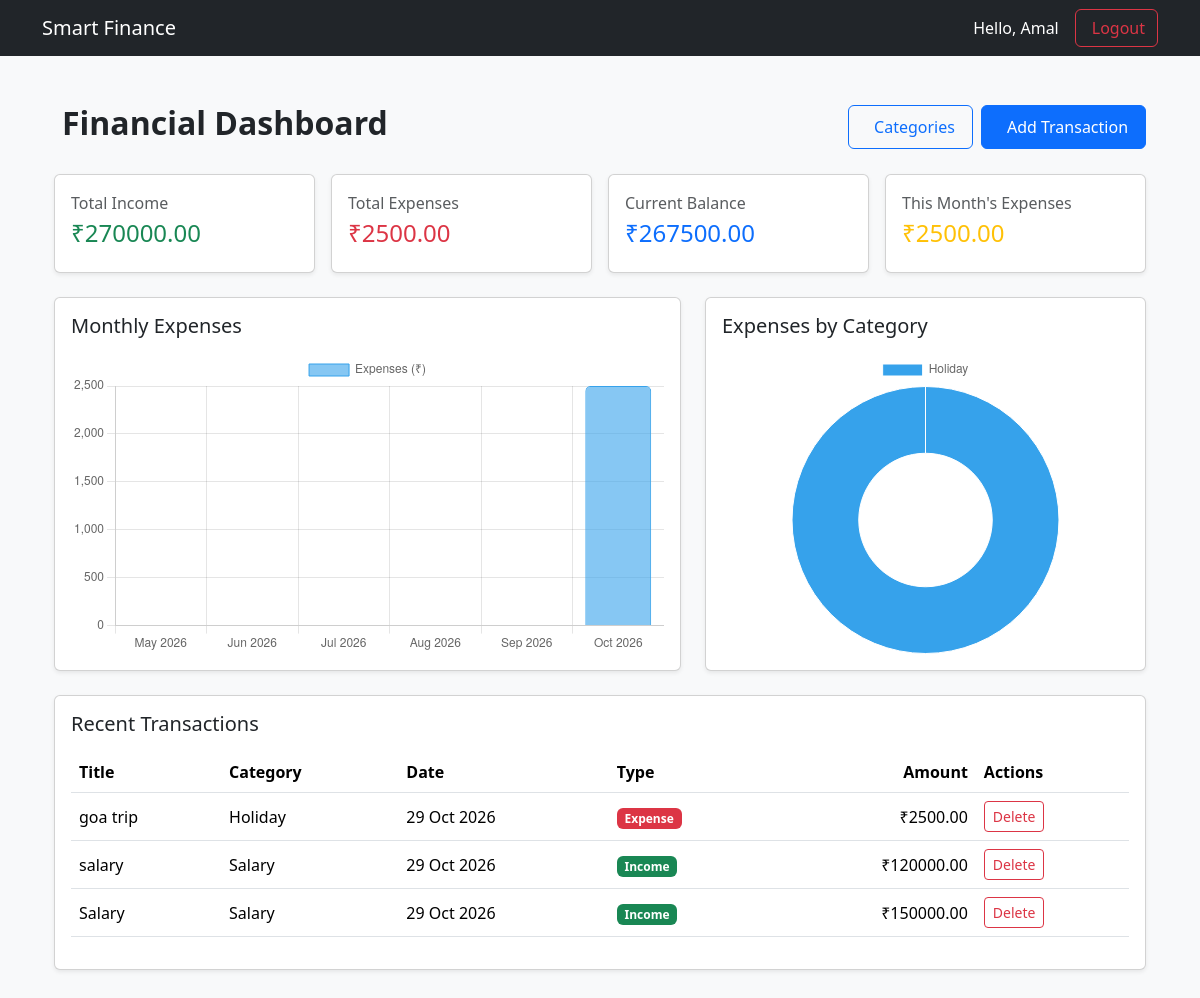
Screenshot of / (signed in) with the database file from the repository.
### budget/models.py (models this page shows, shortened)
class Transaction(models.Model):
    INCOME = "income"
    EXPENSE = "expense"
    TYPE_CHOICES = [(INCOME, "Income"),(EXPENSE, "Expense"),]
    user = models.ForeignKey(settings.AUTH_USER_MODEL,on_delete=models.CASCADE,related_name="transactions",)
    category = models.ForeignKey(Category,on_delete=models.PROTECT,related_name="transactions",)
    title = models.CharField(max_length=200)
    amount = models.DecimalField(max_digits=12, decimal_places=2)
    date = models.DateField()
    type = models.CharField(max_length=10, choices=TYPE_CHOICES)
    created_at = models.DateTimeField(auto_now_add=True)
    class Meta:
        ordering = ["-date", "-id"]

class Category(models.Model):
    user = models.ForeignKey(settings.AUTH_USER_MODEL,on_delete=models.CASCADE,related_name="categories",)
    name = models.CharField(max_length=100)
    spending_limit = models.DecimalField(max_digits=12,decimal_places=2,null=True,blank=True,)
    class Meta:
        constraints = [models.UniqueConstraint(fields=["user", "name"],name="unique_category_per_user",)]

### budget/views.py (the view)
# urls.py: path("", views.dashboard, name="dashboard"),
@login_required
def dashboard(request):
    user_transactions = Transaction.objects.filter(
        user=request.user
    )
    income = (
        user_transactions.filter(type="income")
        .aggregate(total=Sum("amount"))["total"]
        or 0
    )
    expenses = (
        user_transactions.filter(type="expense")
        .aggregate(total=Sum("amount"))["total"]
        or 0
    )
    balance = income - expenses
    today = date.today()
    current_month_transactions = user_transactions.filter(
        date__year=today.year,
        date__month=today.month,
    )
    monthly_expenses = (
        current_month_transactions.filter(type="expense")
        .aggregate(total=Sum("amount"))["total"]
        or 0
    )
    transactions = user_transactions.select_related(
        "category"
    ).order_by("-date", "-id")[:10]
    category_expenses = (
        user_transactions.filter(type="expense")
        .values("category__name")
        .annotate(total=Sum("amount"))
        .order_by("-total")
    )
    monthly_data = (
        user_transactions.filter(type="expense")
        .annotate(month=TruncMonth("date"))
        .values("month")
        .annotate(total=Sum("amount"))
        .order_by("month")
    )
    monthly_totals = {
        item["month"].strftime("%Y-%m"): float(item["total"] or 0)
        for item in monthly_data
        if item["month"] is not None
    }
    chart_labels = []
    chart_values = []
    for offset in range(5, -1, -1):
        month_index = today.month - offset
        year = today.year
        while month_index <= 0:
            month_index += 12
            year -= 1
        month_date = date(year, month_index, 1)
        month_key = month_date.strftime("%Y-%m")
        chart_labels.append(month_date.strftime("%b %Y"))
        chart_values.append(monthly_totals.get(month_key, 0))
    context = {
        "income": income,
        "expenses": expenses,
        "balance": balance,
        "monthly_expenses": monthly_expenses,
        "transactions": transactions,
        "category_expenses": category_expenses,
        "chart_labels": chart_labels,
        "chart_values": chart_values,
    }
    return render(request,"finance/dashboard.html",context,)

### budget/templates/finance/dashboard.html (shortened to what this page needs)
{% extends "finance/base.html" %}
{% block content %}
<div class="container py-4">
   <div class="row align-items-center mb-4 g-3">
    <div class="col-md-7">
        <h2 class="fw-bold mb-2">
            Financial Dashboard
        </h2>
    </div>
    <div class="col-md-5">
        <div class="d-flex justify-content-md-end gap-2">
            <a href="{% url 'category_list' %}"
               class="btn btn-outline-primary d-flex align-items-center justify-content-center gap-2 px-3"
               style="height: 44px; min-width: 125px;">
                Categories
            </a>
            <a href="{% url 'add_transaction' %}"
               class="btn btn-primary d-flex align-items-center justify-content-center gap-2 px-3"
               style="height: 44px; min-width: 165px;">
                Add Transaction
            </a>
        </div>
    </div>
</div>
    <div class="row g-3 mb-4">
        <div class="col-md-3 col-sm-6">
            <div class="card shadow-sm h-100">
                <div class="card-body">
                    <p class="text-muted mb-1">Total Income</p>
                    <h4 class="text-success">
                        ₹{{ income|default:0|floatformat:2 }}
                    </h4>
                </div>
            </div>
        </div>
        <div class="col-md-3 col-sm-6">
            <div class="card shadow-sm h-100">
                <div class="card-body">
                    <p class="text-muted mb-1">Total Expenses</p>
                    <h4 class="text-danger">
                        ₹{{ expenses|default:0|floatformat:2 }}
                    </h4>
                </div>
            </div>
        </div>
        <div class="col-md-3 col-sm-6">
            <div class="card shadow-sm h-100">
                <div class="card-body">
                    <p class="text-muted mb-1">Current Balance</p>
                    <h4 class="{% if balance < 0 %}text-danger{% else %}text-primary{% endif %}">
                        ₹{{ balance|default:0|floatformat:2 }}
                    </h4>
                </div>
            </div>
        </div>
        <div class="col-md-3 col-sm-6">
            <div class="card shadow-sm h-100">
                <div class="card-body">
                    <p class="text-muted mb-1">This Month's Expenses</p>
                    <h4 class="text-warning">
                        ₹{{ monthly_expenses|default:0|floatformat:2 }}
                    </h4>
                </div>
            </div>
        </div>
    </div>
    <div class="row g-4 mb-4">
        <div class="col-lg-7">
            <div class="card shadow-sm h-100">
                <div class="card-body">
                    <h5 class="card-title mb-3">
                        Monthly Expenses
                    </h5>
                    <div style="height: 300px;">
                        <canvas id="monthlyChart"></canvas>
                    </div>
                </div>
            </div>
        </div>
        <div class="col-lg-5">
            <div class="card shadow-sm h-100">
                <div class="card-body">
                    <h5 class="card-title mb-3">
                        Expenses by Category
                    </h5>
                    <div style="height: 300px;">
                        <canvas id="categoryChart"></canvas>
                    </div>
                </div>
            </div>
        </div>
    </div>
    <div class="card shadow-sm">
        <div class="card-body">
            <div class="d-flex justify-content-between align-items-center mb-3">
                <h5 class="card-title mb-0">Recent Transactions</h5>
            </div>
            <div class="table-responsive">
                <table class="table table-hover align-middle">
                    <thead>
                        <tr>
                            <th>Title</th>
                            <th>Category</th>
                            <th>Date</th>
                            <th>Type</th>
                            <th class="text-end">Amount</th>
                            <th>Actions</th>
                        </tr>
                    </thead>
                    <tbody>
                        {% for transaction in transactions %}
                        <tr>
                            <td>{{ transaction.title|default:"Transaction" }}</td>
                            <td>
                                {% if transaction.category %}
                                    {{ transaction.category.name }}
                                {% else %}
                                    Uncategorized
                                {% endif %}
                            </td>
                            <td>{{ transaction.date|date:"d M Y" }}</td>
                            <td>
                                {% if transaction.type == "income" %}
                                    <span class="badge bg-success">Income</span>
                                {% else %}
                                    <span class="badge bg-danger">Expense</span>
                                {% endif %}
                            </td>
                            <td class="text-end">
                                ₹{{ transaction.amount|floatformat:2 }}
                            </td>
                            <td>
                                <a href="{% url 'delete_transaction' transaction.pk %}"
                                   class="btn btn-sm btn-outline-danger">
                                    Delete
                                </a>
                            </td>
                        </tr>
                        {% empty %}
                        <tr>
                            <td colspan="6" class="text-center text-muted py-4">
                                No transactions yet. Add your first transaction!
                            </td>
                        </tr>
                        {% endfor %}
                    </tbody>
                </table>
            </div>
        </div>
    </div>
</div>
<script>
document.addEventListener("DOMContentLoaded", function () {
    const labelsElement = document.getElementById("chart-labels");
    const valuesElement = document.getElementById("chart-values");
    const monthLabels = labelsElement
        ? JSON.parse(labelsElement.textContent)
        : [];
    const monthValues = valuesElement
        ? JSON.parse(valuesElement.textContent)
        : [];
    // Monthly expenses chart
    const monthlyCanvas = document.getElementById("monthlyChart");
    if (monthlyCanvas) {
        new Chart(monthlyCanvas, {
            type: "bar",
            data: {
                labels: monthLabels,
                datasets: [{
                    label: "Expenses (₹)",
                    data: monthValues,
                    backgroundColor: "rgba(54, 162, 235, 0.6)",
                    borderColor: "rgb(54, 162, 235)",
                    borderWidth: 1,
                    borderRadius: 5
                }]
            },
            options: {
                responsive: true,
                maintainAspectRatio: false,
                scales: {
                    y: {
                        beginAtZero: true
                    }
                }
            }
        });
    }
    // Category chart.
    // Category data is provided as individual HTML data attributes
    // instead of serializing a Django QuerySet.
    const categoryElements = document.querySelectorAll(
        ".category-chart-data"
    );
    const categoryLabels = [];
    const categoryValues = [];
    categoryElements.forEach(function (element) {
        categoryLabels.push(element.dataset.label);
        categoryValues.push(Number(element.dataset.amount || 0));
    });
    const categoryCanvas = document.getElementById("categoryChart");
    const noCategoryMessage = document.getElementById("noCategoryData");
    if (categoryLabels.length > 0 && categoryCanvas) {
        new Chart(categoryCanvas, {
            type: "doughnut",
            data: {
                labels: categoryLabels,
                datasets: [{
                    data: categoryValues,
                    borderWidth: 1
                }]
            },
            options: {
                responsive: true,
                maintainAspectRatio: false
            }
        });
    } else if (noCategoryMessage) {
        noCategoryMessage.style.display = "block";
    }
});
</script>
{% endblock %}

### budget/templates/finance/base.html (shortened to what this page needs)
<!DOCTYPE html>
<html lang="en">
<head>
    <link
        href="https://cdn.jsdelivr.net/npm/bootstrap@5.3.3/dist/css/bootstrap.min.css"
        rel="stylesheet"
    >
</head>
<body class="bg-light">
<nav class="navbar navbar-expand-lg navbar-dark bg-dark">
    <div class="container">
        <a class="navbar-brand" href="{% url 'dashboard' %}">
            Smart Finance
        </a>
        <div class="d-flex align-items-center gap-3">
            {% if user.is_authenticated %}
                <span class="text-white">
                    Hello, {{ user.username }}
                </span>
                <form method="post" action="{% url 'logout' %}">
                <button type="button"
                        class="btn btn-outline-danger"
                        data-bs-toggle="modal"
                        data-bs-target="#logoutModal">
                    Logout
                </button>
                </form>
            {% endif %}
        </div>
    </div>
</nav>
<main class="container py-4">
    {% block content %}
    {% endblock %}
</main>
</body>
</html>

### rows the page displays
Transaction: type "Expense"
Transaction: type "Income"
Transaction: type "Income"

### other values shown
{{ user.username }} "Amal"
{{ income|default:0|floatformat:2 }} "270000.00"
{{ expenses|default:0|floatformat:2 }} "2500.00"
{{ balance|default:0|floatformat:2 }} "267500.00"
{{ monthly_expenses|default:0|floatformat:2 }} "2500.00"
